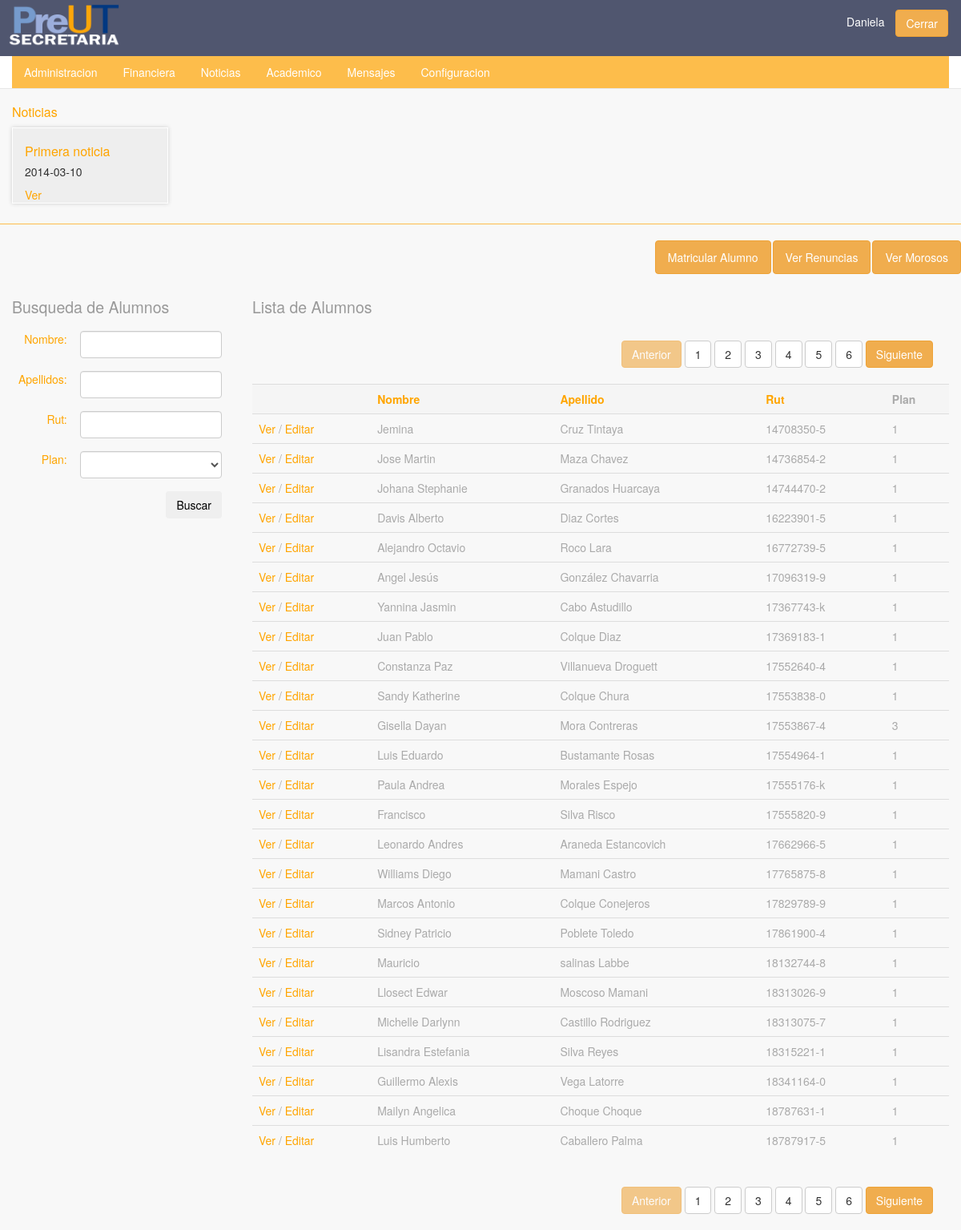
Screenshot of /secretaria/alumno.php?orden=rut&page=0 (signed in) with the database file from the repository.
### tables this page shows
CREATE TABLE IF NOT EXISTS `noticias` (
  `id` int(11) NOT NULL AUTO_INCREMENT,
  `Titulo` varchar(256) NOT NULL,
  `Contenido` text NOT NULL,
  `Fecha_creacion` date NOT NULL,
  `usuarios_id` varchar(14) NOT NULL,
  PRIMARY KEY (`id`,`usuarios_id`),
  KEY `fk_noticias_usuarios1_idx` (`usuarios_id`)
);

CREATE TABLE IF NOT EXISTS `datos_usuarios` (
  `id` int(11) NOT NULL AUTO_INCREMENT,
  `usuario_id` varchar(14) NOT NULL,
  `apoderado_id` varchar(14) DEFAULT NULL,
  `cs` binary(1) DEFAULT NULL,
  `electivo` varchar(12) DEFAULT NULL,
  `Ciencias` binary(1) DEFAULT NULL,
  `jornada` varchar(45) NOT NULL,
  `fecha_termino` date DEFAULT NULL,
  `plan_id` int(11) NOT NULL,
  PRIMARY KEY (`id`),
  KEY `fk_datos_usuarios_usuarios1_idx` (`usuario_id`),
  KEY `fk_datos_usuarios_planes1_idx` (`plan_id`),
  KEY `fk_datos_usuarios_usuarios2_idx` (`apoderado_id`)
);

CREATE TABLE IF NOT EXISTS `usuarios` (
  `rut` varchar(14) NOT NULL,
  `password` varchar(45) NOT NULL,
  `rol_id` int(11) NOT NULL,
  `habilitado` tinyint(1) DEFAULT NULL,
  `nombre` varchar(45) NOT NULL,
  `apellidos` varchar(45) NOT NULL,
  `telefono` varchar(45) DEFAULT NULL,
  `celular` varchar(45) DEFAULT NULL,
  `mail` varchar(128) NOT NULL,
  `fecha` date NOT NULL,
  `direccion` varchar(45) NOT NULL,
  `created_at` date NOT NULL,
  PRIMARY KEY (`rut`),
  KEY `fk_usuarios_rol_idx` (`rol_id`)
);

### controller/noticias_controller.php (called while the page is built, shortened)
<?php
	require_once($_SERVER['DOCUMENT_ROOT']."/administracion/models/noticias_model.php");
	function listar_noticias(){
		$noticias = new Noticia();
		return $noticias->listar();
	}
 ?>

### models/db_model.php (called while the page is built, shortened)
<?php
abstract class db_model {
	private static $host = "localhost";
	private static $user ="root";
	private static $pass ="";
	protected $db = "preutcl_preut";
	function connect (){
		$this->conn = new mysqli(self::$host, self::$user, self::$pass, $this->db);
	}
}

### models/noticias_model.php (called while the page is built, shortened)
<?php
	require_once($_SERVER['DOCUMENT_ROOT']."/administracion/models/db_model.php");
	class Noticia extends db_model {
		function listar(){
			$query = "SELECT * FROM noticias ORDER BY Fecha_creacion";
			$this->result = $this->conn->query($query);
			return $this->result;
		}
	}
 ?>

### controller/planes_controller.php (called while the page is built, shortened)
<?php
	require_once($_SERVER['DOCUMENT_ROOT']."/administracion/models/planes_model.php");
function listar_planes (){
	$plan = new plan();
	$planes = $plan->listar();
	return $planes;
}
 ?>

### models/planes_model.php (called while the page is built, shortened)
<?php
	require_once ($_SERVER['DOCUMENT_ROOT']."/administracion/models/db_model.php");
class plan extends db_model {
	function listar(){
		$query = "SELECT * FROM planes WHERE habilitado = '1'";
		$this->result = $this->conn->query($query);
		return $this->	result;
	}
}
 ?>

### controller/usuarios_controller.php (called while the page is built, shortened)
<?php require_once($_SERVER['DOCUMENT_ROOT'].'/administracion/models/usuario_model.php');
	function listar_usuarios($rol, $array, $orden){
		$usuarios = new Usuario();
		$result = $usuarios->listar($rol, $array, $orden);
		return $result;
	}
?>

### models/usuario_model.php (called while the page is built, shortened)
<?php require_once($_SERVER['DOCUMENT_ROOT'].'/administracion/models/db_model.php');
	class Usuario extends db_model{
		function listar($rol, $array, $order){
			if($rol == 'All')
				$query = "SELECT *
						  FROM usuarios
						  WHERE rol_id != 4
						  AND rol_id != 3
						  AND habilitado = 1 ";
			else
				$query = "SELECT a1.*, a2.* FROM usuarios a1, datos_usuarios a2
						  WHERE rol_id = ".$rol."
						  AND habilitado = 1
						  AND a1.rut = a2.usuario_id ";
			if($order == 'apellidos')
				{$query .= 'ORDER BY apellidos';}
			else if($order == 'rut')
				{$query .= 'ORDER BY rut';}
			else
				{$query .= 'ORDER BY nombre';}
			$this->result = $this->conn->query($query);
			$result = array();
			while($usuario = $this->result->fetch_assoc()){
				array_push($result, $usuario);
			}
			$result = json_encode($result);
			return $result;
		}
	}
 ?>

### secretaria/alumno.php (the view, shortened to what this page needs)
<?php
	require_once($_SERVER['DOCUMENT_ROOT']."/administracion/secretaria/header.php");
    require_once($_SERVER['DOCUMENT_ROOT']."/administracion/controller/usuarios_controller.php");
    require_once($_SERVER['DOCUMENT_ROOT']."/administracion/controller/planes_controller.php"); ?>
	<?php
		$orden = false;
		$page = 0;
		if(isset($_GET['orden']))
			$orden = $_GET['orden'];
		if(isset($_GET['page']))
			$page = $_GET['page'];
		else
			$page = 0;
	?>
	<div class="row">
		<nav class="subnav pull-right">
			<ul class="nav nav-pills">
				<li><a href="new_alumno.php" class="btn btn-warning">Matricular Alumno</a></li>
				<li><a href="renuncias.php" class="btn btn-warning">Ver Renuncias</a></li>
				<li><a href="morosos.php" class="btn btn-warning">Ver Morosos</a></li>
			</ul>
		</nav>
	</div>
	<div class="row">
			<div class="col-xs-3">
			<h2><small>Busqueda de Alumnos</small></h2>
				<form action="alumno.php" method="GET">
					<table class="table" id="buscador">
						<tr>
							<td>Nombre:</td>
							<td><input type="text" class="form-control" name="nombre"></td>
						</tr>
						<tr>
							<td>Apellidos:</td>
							<td><input type="text" class="form-control" name="apellidos"></td>
						</tr>
						<tr>
							<td>Rut:</td>
							<td><input type="text" class="form-control" name="rut"></td>
						</tr>
						<tr>
							<td>Plan: </td>
							<td>
								<select class="form-control" name="plan">
								    <option></option>
									<?php $planes = listar_planes();
									while($plan = $planes->fetch_assoc()){ ?>
									<option value="<?php echo $plan['id'] ?>"><?php echo $plan['nombre']; ?></option>
									<?php } ?>
								</select>
							</td>
						</tr>
						<tr>
							<td></td>
							<td><input type="submit" class="btn" value="Buscar" name="buscar"></td>
						</tr>
					</table>
				</form>
			</div>
			<?php
				$result = listar_usuarios(3, $_GET, $orden);
				$result = json_decode($result);
				$registros = count($result);
				$paginas = $registros/25;
			?>
			<div class="col-xs-9 pull-right">
				<h2><small>Lista de Alumnos</small></h2>
				<div class="segmentacion pull-right" style="margin: 20px;">
					<?php if($page == 0 ) {?>
						<a href="#" disabled class="btn btn-warning">Anterior</a>
					<?php } else {?>
						<a href="?page=<?php echo $page -1; ?>&orden=<?php echo $orden; ?>" class="btn btn-warning">Anterior</a>
					<?php }
						for ($i=0; $i < $paginas ; $i++) { ?>
							<a href="?page=<?php echo $i; ?>&orden=<?php echo $orden; ?>" class="btn btn-default"><?php echo $i+1; ?></a>
					<?php } ?>
					<a href="?page=<?php echo $page + 1; ?>&orden=<?php echo $orden; ?>" class="btn btn-warning">Siguiente</a>
				</div>
				<table class="table table-hover" id="tabla-alumnos">
					<tr class="active">
						<th></th>
						<th><a href="?orden=nombres&page=<?php echo $page; ?>">Nombre</a></th>
						<th><a href="?orden=apellidos&page=<?php echo $page; ?>">Apellido</a></th>
						<th><a href="?orden=rut&page=<?php echo $page; ?>">Rut</rut></th>
						<th>Plan</th>
					</tr>
					<?php
						for ($i=$page * 25; $i < ($page + 1) * 25 && $i < $registros; $i++) { ?>
						<tr>
							<td><a href="pago_alumno.php?rut=<?php echo $result[$i]->rut; ?>"/>Ver</a>
							/ <a href="editar_alumno.php?rut=<?php echo $result[$i]->rut; ?>"/>Editar</a></td>
							<td><?php echo $result[$i]->nombre;  ?></td>
							<td><?php echo $result[$i]->apellidos;  ?></td>
							<td><?php echo $result[$i]->rut;  ?></td>
							<td><?php echo $result[$i]->plan_id;  ?></td>
						</tr>
					<?php
						}
					?>
				</table>
				<div class="segmentacion pull-right" style="margin: 20px;">
					<?php if($page == 0 ) {?>
						<a href="#" disabled class="btn btn-warning">Anterior</a>
					<?php } else {?>
						<a href="?page=<?php echo $page -1; ?>&orden=<?php echo $orden; ?>" class="btn btn-warning">Anterior</a>
					<?php }
						for ($i=0; $i < $paginas ; $i++) { ?>
							<a href="?page=<?php echo $i; ?>&orden=<?php echo $orden; ?>" class="btn btn-default"><?php echo $i+1; ?></a>
					<?php } ?>
					<a href="?page=<?php echo $page + 1; ?>&orden=<?php echo $orden; ?>" class="btn btn-warning">Siguiente</a>
				</div>
			</div>
		</div>
</body>
</html>

### secretaria/header.php (shortened to what this page needs)
<!doctype html>
<html lang="es">
<head>
	<link rel="stylesheet" href="../css/estilos.css" />
	<link rel="stylesheet" href="../css/jquery-ui.min.css">
</head>
<body>
	<div class="row">
		<div class="navbar navbar-default navbar-static-top header">
			<div class="navbar-header">
				<img src="../image/logo-secretaria.png" class="logo">
			</div>
			<p class="nvar-text pull-right sesion"><?php echo $_SESSION['user']; ?> <a href="../index.php" class="btn btn-warning btn-small">Cerrar</a></p>
			<nav class="collapse navbar-collapse">
				<ul class="nav nav-pills">
					<li><a href="index.php">Administracion</a></li>
					<li><a href="alumno.php">Financiera</a></li>
 					<li><a href="noticias.php">Noticias</a></li>
					<li><a href="academico.php">Academico</a></li>
					<li><a href="#">Mensajes</a></li>
					<li><a href="configuracion.php">Configuracion</a></li>
				</ul>
			</nav>
		</div>
		<div class="col-xs-12 listado">
				<h3>Noticias</h3>
				<div class="row">
				<?php require_once($_SERVER['DOCUMENT_ROOT']."/administracion/controller/noticias_controller.php");
					$noticias = listar_noticias();
					while($noticia = $noticias->fetch_assoc()){ ?>
						<div class="col-md-2 list-noticias">
							<h3><?php echo $noticia['Titulo']; ?></h3>
							<h4><?php echo $noticia['Fecha_creacion']; ?></h4>
							<a href="#" class="mostrar-noticia" data-value="noticia_<?php echo $noticia['id']; ?>"> Ver </a>
						</div>
					<?php } ?>
				</div>
		</div>
	</div>

### css/estilos.css (style rules this page uses)
.table { color:#aaa }
.listado { margin:10px 0 20px 0;border-bottom:1px solid #fdbd4b;padding-bottom:25px; }
.listado .list-noticias { background:#eee;margin-right:5px;box-shadow:0 0 5px #ccc;border:1px solid #fff }
.listado h3 { font-size:16px }
.listado h4 { font-size:14px }
.header { background:#50566f !important;color:#fff }
body { background:#f8f8f8 }
a { color:#ffa500 }
nav ul { background:#fdbd4b;margin:0;padding:0; }
nav ul a { color:#fff }
h3 { color:#ffa500 }
#buscador td { text-align:right;color:#ffa500;border:none !important }
.collapse { background:#fff;margin-top:5em }
.row { padding:0;margin:0;display:none }
.sesion { margin:12px 6px 0 0; }
.sesion a { margin:0 10px }
.subnav ul { background:none !important }
.subnav li a { color:#fff; }
.logo { width:160px;margin-top:-20px;padding:10px }

### rows the page displays
noticias: Titulo "Primera noticia", Fecha_creacion "2014-03-10"
datos_usuarios: usuario.nombre "Jemina", usuario.apellidos "Cruz Tintaya", usuario.rut "14708350-5", plan "1"
datos_usuarios: usuario.nombre "Jose Martin", usuario.apellidos "Maza Chavez", usuario.rut "14736854-2", plan "1"
datos_usuarios: usuario.nombre "Johana Stephanie", usuario.apellidos "Granados Huarcaya", usuario.rut "14744470-2", plan "1"
datos_usuarios: usuario.nombre "Davis Alberto", usuario.apellidos "Diaz Cortes", usuario.rut "16223901-5", plan "1"
datos_usuarios: usuario.nombre "Alejandro Octavio", usuario.apellidos "Roco Lara", usuario.rut "16772739-5", plan "1"
datos_usuarios: usuario.nombre "Angel Jesús", usuario.apellidos "González Chavarria", usuario.rut "17096319-9", plan "1"
datos_usuarios: usuario.nombre "Yannina Jasmin", usuario.apellidos "Cabo Astudillo", usuario.rut "17367743-k", plan "1"
datos_usuarios: usuario.nombre "Juan Pablo", usuario.apellidos "Colque Diaz", usuario.rut "17369183-1", plan "1"
datos_usuarios: usuario.nombre "Constanza Paz", usuario.apellidos "Villanueva Droguett", usuario.rut "17552640-4", plan "1"
datos_usuarios: usuario.nombre "Sandy Katherine", usuario.apellidos "Colque Chura", usuario.rut "17553838-0", plan "1"
datos_usuarios: usuario.nombre "Gisella Dayan", usuario.apellidos "Mora Contreras", usuario.rut "17553867-4", plan "3"
datos_usuarios: usuario.nombre "Luis Eduardo", usuario.apellidos "Bustamante Rosas", usuario.rut "17554964-1", plan "1"
datos_usuarios: usuario.nombre "Paula Andrea", usuario.apellidos "Morales Espejo", usuario.rut "17555176-k", plan "1"
datos_usuarios: usuario.nombre "Francisco", usuario.apellidos "Silva Risco", usuario.rut "17555820-9", plan "1"
datos_usuarios: usuario.nombre "Leonardo Andres", usuario.apellidos "Araneda Estancovich", usuario.rut "17662966-5", plan "1"
datos_usuarios: usuario.nombre "Williams Diego", usuario.apellidos "Mamani Castro", usuario.rut "17765875-8", plan "1"
datos_usuarios: usuario.nombre "Marcos Antonio", usuario.apellidos "Colque Conejeros", usuario.rut "17829789-9", plan "1"
datos_usuarios: usuario.nombre "Sidney Patricio", usuario.apellidos "Poblete Toledo", usuario.rut "17861900-4", plan "1"
datos_usuarios: usuario.nombre "Mauricio", usuario.apellidos "salinas Labbe", usuario.rut "18132744-8", plan "1"
datos_usuarios: usuario.nombre "Llosect Edwar", usuario.apellidos "Moscoso Mamani", usuario.rut "18313026-9", plan "1"
datos_usuarios: usuario.nombre "Michelle Darlynn", usuario.apellidos "Castillo Rodriguez", usuario.rut "18313075-7", plan "1"
datos_usuarios: usuario.nombre "Lisandra Estefania", usuario.apellidos "Silva Reyes", usuario.rut "18315221-1", plan "1"
datos_usuarios: usuario.nombre "Guillermo Alexis", usuario.apellidos "Vega Latorre", usuario.rut "18341164-0", plan "1"
datos_usuarios: usuario.nombre "Mailyn Angelica", usuario.apellidos "Choque Choque", usuario.rut "18787631-1", plan "1"
datos_usuarios: usuario.nombre "Luis Humberto", usuario.apellidos "Caballero Palma", usuario.rut "18787917-5", plan "1"

### other values shown
$_SESSION['user'] "Daniela"
